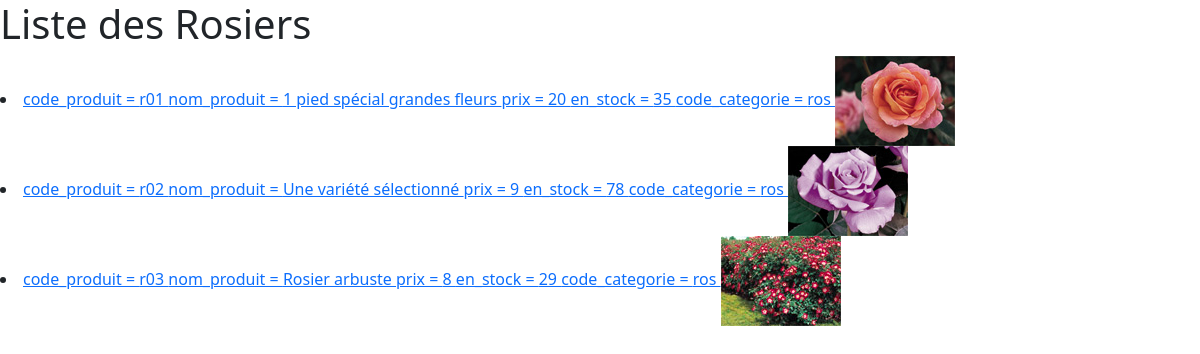
The app's page /laFleur/Rosiers.php with its own data.
### tables this page shows
CREATE TABLE IF NOT EXISTS `produit` (
  `code_produit` varchar(4) NOT NULL,
  `nom_produit` varchar(50) NOT NULL,
  `prix` float NOT NULL,
  `en_stock` int(11) NOT NULL,
  `image` varchar(50) NOT NULL,
  `code_categorie` varchar(4) NOT NULL,
  PRIMARY KEY (`code_produit`),
  KEY `PRODUIT_CATEGORIE_FK` (`code_categorie`)
);

### laFleur/Rosiers.php (the view, shortened to what this page needs)
<?php
require 'sqlconnect.php';
$sql = 'SELECT * FROM produit WHERE code_categorie = "ros"' ;
$table = $connection->query($sql);
?>
<!DOCTYPE html>
<html lang="en">
<head>
   <link href="https://cdn.jsdelivr.net/npm/bootstrap@5.1.3/dist/css/bootstrap.min.css" rel="stylesheet">
</head>
<body>
   <h1>
   </h1>
      <?php
         while($ligne = $table->fetch()) {
      ?>
   <li>
      <a href="resultat.php?<?php echo 'code_produit='.$ligne['code_produit'].'&nom_produit='.$ligne['nom_produit'].'&prix='.$ligne['prix'].'&en_stock='.$ligne['en_stock'].'&code_categorie='.$ligne['code_categorie'].'&image='.$ligne['image'];?>">
         <?php
               echo 'code_produit = '.$ligne['code_produit'].' nom_produit = '.$ligne['nom_produit'].' prix = '.$ligne['prix'].' en_stock = '. $ligne['en_stock'].' code_categorie = '. $ligne['code_categorie'];
         ?>
      </a>
      <img src="<?php echo './images/'.$ligne['image'].'.jpg'?>">
   </li>
   <?php
      }
   ?>
</body>
</html>

### records on screen
produit: code_produit "r01", nom_produit "1 pied spécial grandes fleurs", prix "20", en_stock "35", code_categorie "ros", image (picture)
produit: code_produit "r02", nom_produit "Une variété sélectionné", prix "9", en_stock "78", code_categorie "ros", image (picture)
produit: code_produit "r03", nom_produit "Rosier arbuste", prix "8", en_stock "29", code_categorie "ros", image (picture)
